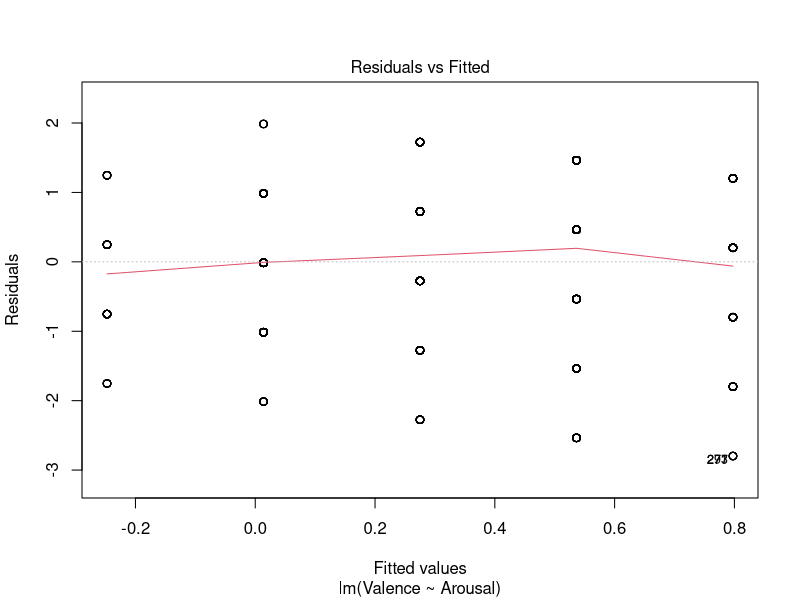
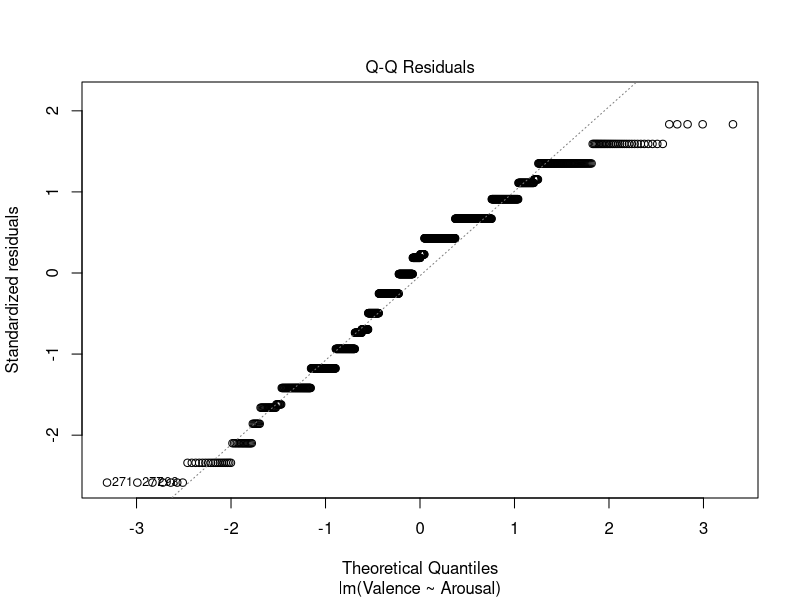
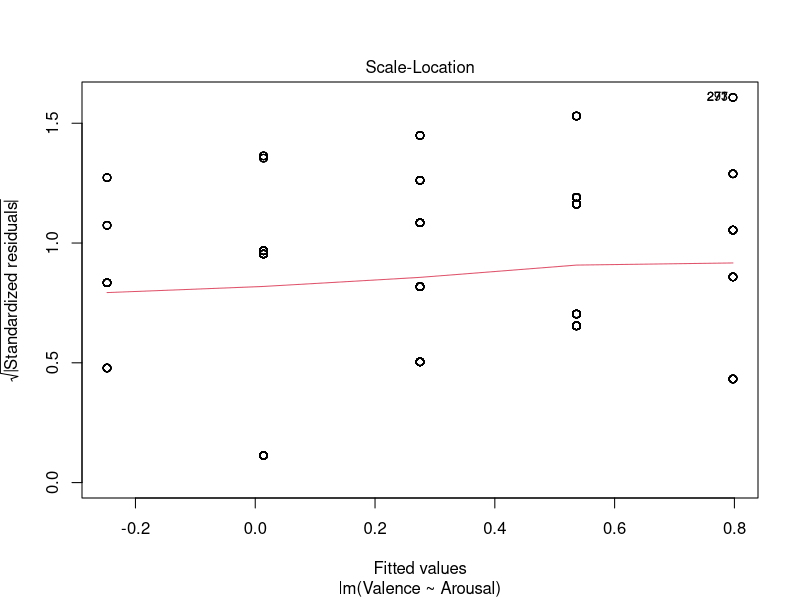
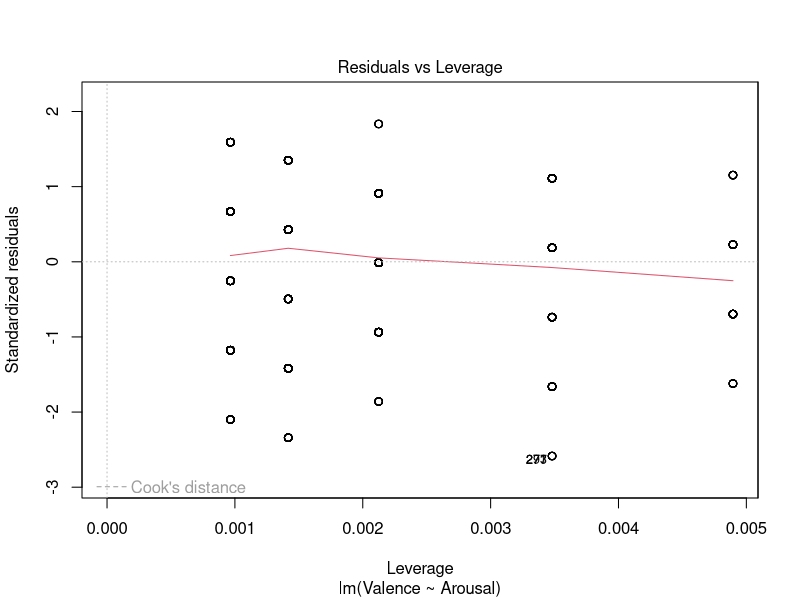
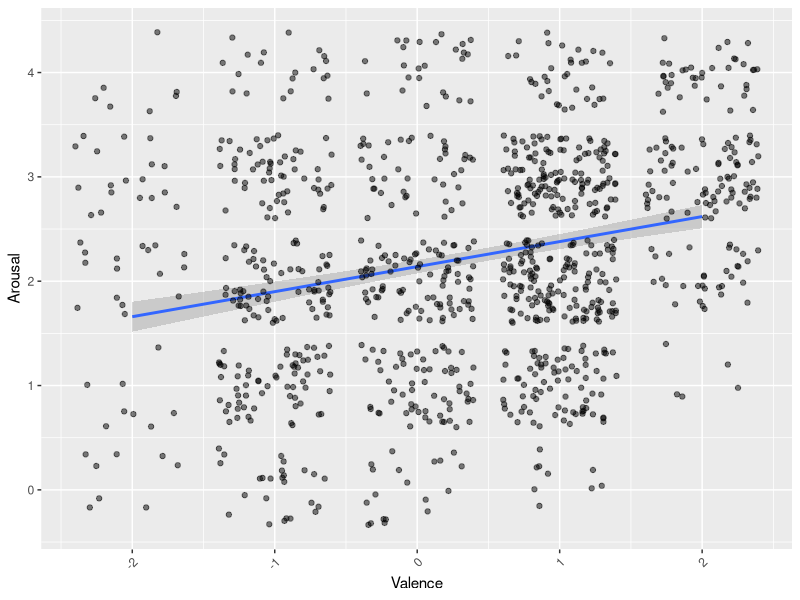
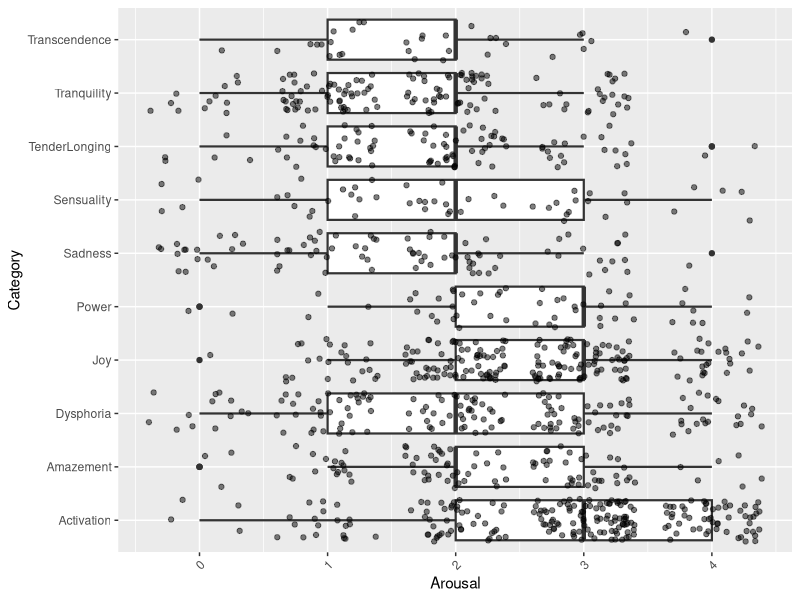
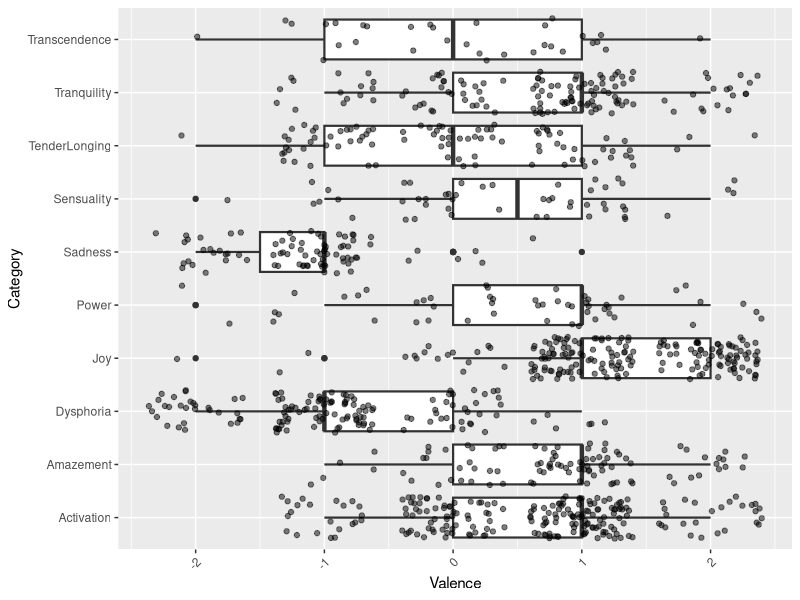
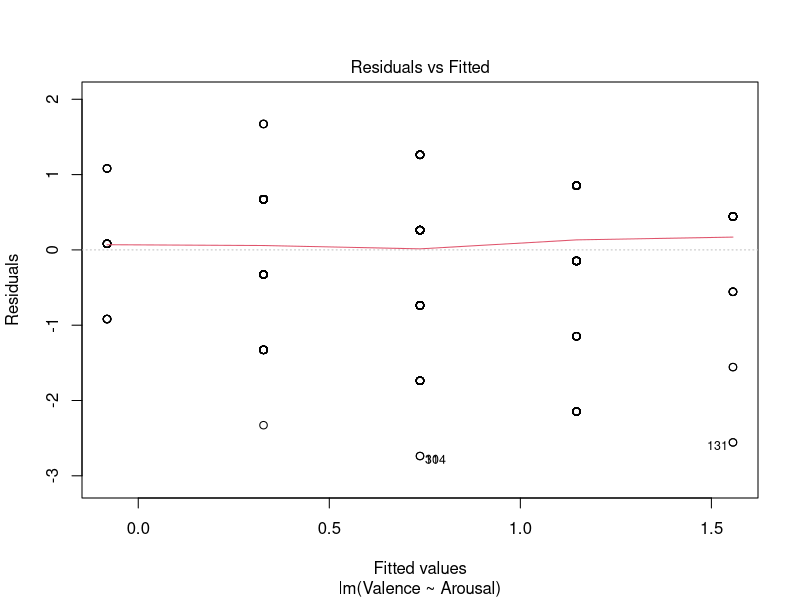

Generate these figures, in order, with R:
## ---- chunk 1
library(readr)
annotations <- read_csv("annotations.csv")
View(annotations)
metadata <- read_csv("metadata.csv")
View(metadata)
## ---- chunk 2
instrument <- c(rep(metadata$instrument, 24))
annotations$instrument <- instrument
like <- c(rep(metadata$like, 24))
annotations$like <- like
## ---- chunk 3
library(MASS)
outcomes <- list(annotations$Valence, annotations$Arousal)
names <- c("valence", "arousal")
for (elem in seq_along(names)) {
  print(names[[elem]])
  m <- lm(outcomes[[elem]] ~ instrument + like, data=annotations)
  print(summary(m))
}
## ---- chunk 4
library(MASS)
categories <- as.list(unique(annotations$Song2))
for (i in seq_along(categories)) {
  selection <- annotations[which(annotations$Song2 %in% categories[[i]]),]
  outcomes <- list(selection$Valence, selection$Arousal)
  names <- c("valence", "arousal")
  for (elem in seq_along(names)) {
    m <- lm(outcomes[[elem]] ~ instrument + like, data=selection)
    res <- summary(m)$fstatistic
    p <- pf(res[1],res[2],res[3],lower.tail=F)
    attributes(p) <- NULL
    if (p < 0.05){
      print(names[[elem]])
      print(categories[[i]])
      print(summary(m))
    }
  }
}
## ---- chunk 5
LM <- lm(Valence ~ Arousal, data=annotations)
summary(LM)
sqrt(0.06267)
plot(LM)

library(ggplot2)
ggplot(annotations, aes(x = Valence, y = Arousal)) +
  geom_smooth(method='lm') +
  geom_jitter(alpha = .5) +
  theme(axis.text.x = element_text(angle = 45, hjust = 1, vjust = 1))
## ---- chunk 6
library(psych)
describeBy(annotations, group=annotations$Category)
## ---- chunk 7
lapply(annotations[, c("Category", "Arousal")], table)
ftable(xtabs(~ Category + Arousal, data = annotations))

library(ggplot2)
arousal.plot <- ggplot(annotations, aes(x = Arousal, y = Category)) +
  geom_boxplot(size = .75) +
  geom_jitter(alpha = .5) +
  theme(axis.text.x = element_text(angle = 45, hjust = 1, vjust = 1))
arousal.plot
pdf("arousal.pdf", width=5, height=3)
print(arousal.plot)
dev.off()

lapply(annotations[, c("Category", "Valence")], table)
ftable(xtabs(~ Category + Valence, data = annotations))

valence.plot <- ggplot(annotations, aes(x = Valence, y = Category)) +
  geom_boxplot(size = .75) +
  geom_jitter(alpha = .5) +
  theme(axis.text.x = element_text(angle = 45, hjust = 1, vjust = 1))
valence.plot
pdf("valence.pdf", width=5, height=3)
print(valence.plot)
dev.off()
## ---- chunk 8
library(MASS)
categories <- list("Activation", "Amazement", "Dysphoria", "Sadness", "Joy", "Power", "Sensuality", "TenderLonging", "Tranquility", "Transcendence")
for (i in seq_along(categories)) {
  selection <- annotations[which(annotations$Category %in% categories[[i]]),]
  m <- lm(Valence ~ Arousal, data=selection)
  res <- summary(m)$fstatistic
  p <- pf(res[1],res[2],res[3],lower.tail=F)
  attributes(p) <- NULL
  if (p < 0.05){
    print(categories[[i]])
    print(summary(m))
  }
}
## ---- chunk 9
positive_list <- c("Amazement", "Joy", "Sensuality", "TenderLonging", "Tranquility")
positive_selection <- annotations[which(annotations$Category %in% positive_list),]
model.pos <- lm(Valence ~ Arousal, data=positive_selection)
summary(model.pos)
sqrt(0.19)
plot(model.pos)

library(ggplot2)
ggplot(positive_selection, aes(x = Valence, y = Arousal)) +
  geom_smooth(method='lm') +
  geom_jitter(alpha = .5) +
  theme(axis.text.x = element_text(angle = 45, hjust = 1, vjust = 1))
## ---- chunk 10
negative_new_list <- c("Activation", "Dysphoria", "Sadness", "Power", "Transcendence")
negative_neu_selection <- annotations[which(annotations$Category %in% negative_new_list),]
model.neg <- lm(Valence ~ Arousal, data=negative_neu_selection)
summary(model.neg)
sqrt(0.0618)
plot(model.neg)

library(ggplot2)
ggplot(negative_neu_selection, aes(x = Valence, y = Arousal)) +
  geom_smooth(method='lm') +
  geom_jitter(alpha = .5) +
  theme(axis.text.x = element_text(angle = 45, hjust = 1, vjust = 1))
